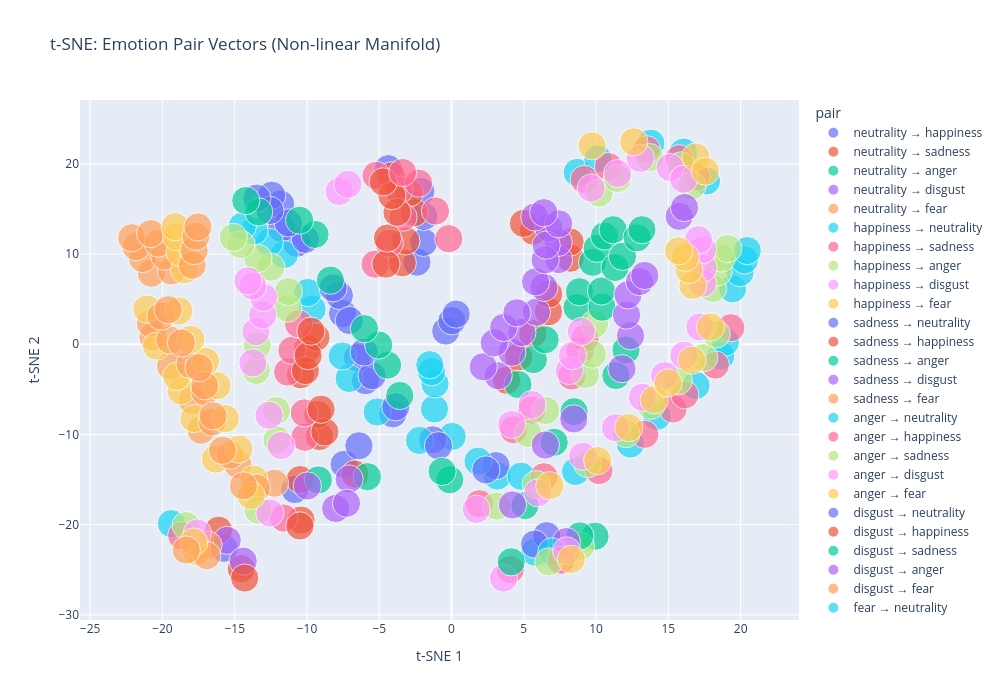

Here is the notebook cell this chart was saved with:
### Markdown cell above
## Section 7: Visualize t-SNE Results

Create interactive t-SNE scatter plots showing non-linear manifold structure.

### Code cell
# t-SNE colored by emotion pair
fig = px.scatter(
    df_vectors,
    x='tsne1',
    y='tsne2',
    color='pair',
    size='mean_magnitude',
    hover_data=['layer', 'pair', 'mean_magnitude'],
    title='t-SNE: Emotion Pair Vectors (Non-linear Manifold)',
    labels={'tsne1': 't-SNE 1', 'tsne2': 't-SNE 2'},
    height=700,
    width=1000
)
fig.show()

### Figure 1 — Plotly figure (JSON) as saved in the notebook; plotly's stock layout.template omitted (floating-point values rounded to 4 significant figures)
{"data": [{"customdata": [[0, "neutrality → happiness", 1.0], [1, "neutrality → happiness", 1.0], [2, "neutrality → happiness", 1.0], [3, "neutrality → happiness", 1.0], [4, "neutrality → happiness", 1.0], [5, "neutrality → happiness", 1.0], [6, "neutrality → happiness", 1.0], [7, "neutrality → happiness", 1.0], [8, "neutrality → happiness", 1.0], [9, "neutrality → happiness", 1.0], [10, "neutrality → happiness", 1.0], [11, "neutrality → happiness", 1]], "hovertemplate": "pair=%{customdata[1]}<br>t-SNE 1=%{x}<br>t-SNE 2=%{y}<br>mean_magnitude=%{customdata[2]}<br>layer=%{customdata[0]}<extra></extra>", "legendgroup": "neutrality → happiness", "marker": {"color": "#636efa", "size": [1.0, 1.0, 1.0, 1.0, 1.0, 1.0, 1.0, 1.0, 1.0, 1.0, 1.0, 1.0], "sizemode": "area", "sizeref": 0.0025, "symbol": "circle"}, "mode": "markers", "name": "neutrality → happiness", "orientation": "v", "showlegend": true, "type": "scatter", "x": [-15.73, -10.84, -7.429, -6.409, -0.4028, 0.02504, 0.3199, -2.393, -1.931, -1.912, -2.122, -4.372], "xaxis": "x", "y": [-22.62, -16.1, -13.3, -11.25, 1.474, 2.6, 3.345, 9.106, 11.3, 14.17, 16.94, 19.47], "yaxis": "y"}, {"customdata": [[0, "neutrality → sadness", 1.0], [1, "neutrality → sadness", 1.0], [2, "neutrality → sadness", 1.0], [3, "neutrality → sadness", 1.0], [4, "neutrality → sadness", 1.0], [5, "neutrality → sadness", 1.0], [6, "neutrality → sadness", 1.0], [7, "neutrality → sadness", 1.0], [8, "neutrality → sadness", 1.0], [9, "neutrality → sadness", 1.0], [10, "neutrality → sadness", 1.0], [11, "neutrality → sadness", 1.0]], "hovertemplate": "pair=%{customdata[1]}<br>t-SNE 1=%{x}<br>t-SNE 2=%{y}<br>mean_magnitude=%{customdata[2]}<br>layer=%{customdata[0]}<extra></extra>", "legendgroup": "neutrality → sadness", "marker": {"color": "#EF553B", "size": [1.0, 1.0, 1.0, 1.0, 1.0, 1.0, 1.0, 1.0, 1.0, 1.0, 1.0, 1.0], "sizemode": "area", "sizeref": 0.0025, "symbol": "circle"}, "mode": "markers", "name": "neutrality → sadness", "orientation": "v", "showlegend": true, "type": "scatter", "x": [-16.12, -10.47, -6.68, 3.809, 4.654, 5.622, 6.709, 6.721, 8.207, 8.202, 5.665, 4.975], "xaxis": "x", "y": [-20.62, -15.0, -14.4, -3.986, -1.397, 1.161, 3.606, 5.568, 9.545, 11.34, 12.55, 13.4], "yaxis": "y"}, {"customdata": [[0, "neutrality → anger", 1.0], [1, "neutrality → anger", 1.0], [2, "neutrality → anger", 1.0], [3, "neutrality → anger", 1.0], [4, "neutrality → anger", 1.0], [5, "neutrality → anger", 1.0], [6, "neutrality → anger", 1.0], [7, "neutrality → anger", 1.0], [8, "neutrality → anger", 1.0], [9, "neutrality → anger", 1.0], [10, "neutrality → anger", 1.0], [11, "neutrality → anger", 1.0]], "hovertemplate": "pair=%{customdata[1]}<br>t-SNE 1=%{x}<br>t-SNE 2=%{y}<br>mean_magnitude=%{customdata[2]}<br>layer=%{customdata[0]}<extra></extra>", "legendgroup": "neutrality → anger", "marker": {"color": "#00cc96", "size": [1.0, 1.0, 1.0, 1.0, 1.0, 1.0, 1.0, 1.0, 1.0, 1.0, 1.0, 1.0], "sizemode": "area", "sizeref": 0.0025, "symbol": "circle"}, "mode": "markers", "name": "neutrality → anger", "orientation": "v", "showlegend": true, "type": "scatter", "x": [9.926, -9.213, -5.819, 4.593, 5.66, 6.472, 8.682, 8.847, 9.758, 10.07, 10.58, 11.18], "xaxis": "x", "y": [-21.28, -15.04, -14.68, -4.45, -1.693, 0.5097, 4.076, 5.825, 9.091, 10.64, 12.0, 12.7], "yaxis": "y"}, {"customdata": [[0, "neutrality → disgust", 1.0], [1, "neutrality → disgust", 1.0], [2, "neutrality → disgust", 1.0], [3, "neutrality → disgust", 1.0], [4, "neutrality → disgust", 1.0], [5, "neutrality → disgust", 1.0], [6, "neutrality → disgust", 1.0], [7, "neutrality → disgust", 1.0], [8, "neutrality → disgust", 1.0], [9, "neutrality → disgust", 1.0], [10, "neutrality → disgust", 1.0], [11, "neutrality → disgust", 1.0]], "hovertemplate": "pair=%{customdata[1]}<br>t-SNE 1=%{x}<br>t-SNE 2=%{y}<br>mean_magnitude=%{customdata[2]}<br>layer=%{customdata[0]}<extra></extra>", "legendgroup": "neutrality → disgust", "marker": {"color": "#ab63fa", "size": [1.0, 1.0, 1.0, 1.0, 1.0, 1.0, 1.0, 1.0, 1.0, 1.0, 1.0, 1.0], "sizemode": "area", "sizeref": 0.0025, "symbol": "circle"}, "mode": "markers", "name": "neutrality → disgust", "orientation": "v", "showlegend": true, "type": "scatter", "x": [-15.52, -9.976, -7.086, 3.225, 4.175, 4.868, 5.874, 6.39, 7.403, 7.375, 6.727, 5.759], "xaxis": "x", "y": [-21.74, -15.71, -14.93, -3.489, -0.8759, 1.306, 3.568, 6.305, 9.393, 11.3, 12.89, 14.11], "yaxis": "y"}, {"customdata": [[0, "neutrality → fear", 1.0], [1, "neutrality → fear", 1.0], [2, "neutrality → fear", 1.0], [3, "neutrality → fear", 1.0], [4, "neutrality → fear", 1.0], [5, "neutrality → fear", 1.0], [6, "neutrality → fear", 1.0], [7, "neutrality → fear", 1.0], [8, "neutrality → fear", 1.0], [9, "neutrality → fear", 1.0], [10, "neutrality → fear", 1.0], [11, "neutrality → fear", 1.0]], "hovertemplate": "pair=%{customdata[1]}<br>t-SNE 1=%{x}<br>t-SNE 2=%{y}<br>mean_magnitude=%{customdata[2]}<br>layer=%{customdata[0]}<extra></extra>", "legendgroup": "neutrality → fear", "marker": {"color": "#FFA15A", "size": [1.0, 1.0, 1.0, 1.0, 1.0, 1.0, 1.0, 1.0, 1.0, 1.0, 1.0, 1.0], "sizemode": "area", "sizeref": 0.0025, "symbol": "circle"}, "mode": "markers", "name": "neutrality → fear", "orientation": "v", "showlegend": true, "type": "scatter", "x": [-16.85, -12.24, -14.78, -17.32, -17.93, -19.44, -20.65, -20.83, -20.77, -21.38, -21.83, -22.12], "xaxis": "x", "y": [-22.27, -15.4, -13.35, -9.528, -6.217, -2.411, 0.8187, 2.33, 7.881, 9.51, 10.82, 11.82], "yaxis": "y"}, {"customdata": [[0, "happiness → neutrality", 1.0], [1, "happiness → neutrality", 1.0], [2, "happiness → neutrality", 1.0], [3, "happiness → neutrality", 1.0], [4, "happiness → neutrality", 1.0], [5, "happiness → neutrality", 1.0], [6, "happiness → neutrality", 1.0], [7, "happiness → neutrality", 1.0], [8, "happiness → neutrality", 1.0], [9, "happiness → neutrality", 1.0], [10, "happiness → neutrality", 1.0], [11, "happiness → neutrality", 1]], "hovertemplate": "pair=%{customdata[1]}<br>t-SNE 1=%{x}<br>t-SNE 2=%{y}<br>mean_magnitude=%{customdata[2]}<br>layer=%{customdata[0]}<extra></extra>", "legendgroup": "happiness → neutrality", "marker": {"color": "#19d3f3", "size": [1.0, 1.0, 1.0, 1.0, 1.0, 1.0, 1.0, 1.0, 1.0, 1.0, 1.0, 1.0], "sizemode": "area", "sizeref": 0.0025, "symbol": "circle"}, "mode": "markers", "name": "happiness → neutrality", "orientation": "v", "showlegend": true, "type": "scatter", "x": [5.779, 3.17, 0.04424, -1.18, -1.14, -1.384, -1.503, 8.695, 10.12, 13.79, 16.04, 17.64], "xaxis": "x", "y": [-23.05, -14.61, -10.22, -7.165, -4.392, -3.046, -2.259, 19.06, 20.55, 22.3, 21.31, 18.11], "yaxis": "y"}, {"customdata": [[0, "happiness → sadness", 1.0], [1, "happiness → sadness", 1.0], [2, "happiness → sadness", 1.0], [3, "happiness → sadness", 1.0], [4, "happiness → sadness", 1.0], [5, "happiness → sadness", 1.0], [6, "happiness → sadness", 1.0], [7, "happiness → sadness", 1.0], [8, "happiness → sadness", 1.0], [9, "happiness → sadness", 1.0], [10, "happiness → sadness", 1.0], [11, "happiness → sadness", 1.0]], "hovertemplate": "pair=%{customdata[1]}<br>t-SNE 1=%{x}<br>t-SNE 2=%{y}<br>mean_magnitude=%{customdata[2]}<br>layer=%{customdata[0]}<extra></extra>", "legendgroup": "happiness → sadness", "marker": {"color": "#FF6692", "size": [1.0, 1.0, 1.0, 1.0, 1.0, 1.0, 1.0, 1.0, 1.0, 1.0, 1.0, 1.0], "sizemode": "area", "sizeref": 0.0025, "symbol": "circle"}, "mode": "markers", "name": "happiness → sadness", "orientation": "v", "showlegend": true, "type": "scatter", "x": [4.067, 1.926, 4.293, 5.548, 8.307, 8.896, 9.241, 9.18, 10.86, 13.49, 15.75, 16.93], "xaxis": "x", "y": [-24.97, -17.67, -9.47, -7.296, -3.509, -0.7867, 0.6443, 18.28, 19.71, 21.57, 20.57, 18.56], "yaxis": "y"}, {"customdata": [[0, "happiness → anger", 1.0], [1, "happiness → anger", 1.0], [2, "happiness → anger", 1.0], [3, "happiness → anger", 1.0], [4, "happiness → anger", 1.0], [5, "happiness → anger", 1.0], [6, "happiness → anger", 1.0], [7, "happiness → anger", 1.0], [8, "happiness → anger", 1.0], [9, "happiness → anger", 1.0], [10, "happiness → anger", 1.0], [11, "happiness → anger", 1.0]], "hovertemplate": "pair=%{customdata[1]}<br>t-SNE 1=%{x}<br>t-SNE 2=%{y}<br>mean_magnitude=%{customdata[2]}<br>layer=%{customdata[0]}<extra></extra>", "legendgroup": "happiness → anger", "marker": {"color": "#B6E880", "size": [1.0, 1.0, 1.0, 1.0, 1.0, 1.0, 1.0, 1.0, 1.0, 1.0, 1.0, 1.0], "sizemode": "area", "sizeref": 0.0025, "symbol": "circle"}, "mode": "markers", "name": "happiness → anger", "orientation": "v", "showlegend": true, "type": "scatter", "x": [8.927, 3.119, 5.278, 6.523, 9.268, 9.747, 9.897, 10.21, 11.47, 13.7, 15.9, 16.63], "xaxis": "x", "y": [-22.39, -17.94, -9.893, -7.342, -3.347, -1.099, 2.253, 16.77, 18.38, 20.71, 19.78, 17.58], "yaxis": "y"}, {"customdata": [[0, "happiness → disgust", 1.0], [1, "happiness → disgust", 1.0], [2, "happiness → disgust", 1.0], [3, "happiness → disgust", 1.0], [4, "happiness → disgust", 1.0], [5, "happiness → disgust", 1.0], [6, "happiness → disgust", 1.0], [7, "happiness → disgust", 1.0], [8, "happiness → disgust", 1.0], [9, "happiness → disgust", 1.0], [10, "happiness → disgust", 1.0], [11, "happiness → disgust", 1]], "hovertemplate": "pair=%{customdata[1]}<br>t-SNE 1=%{x}<br>t-SNE 2=%{y}<br>mean_magnitude=%{customdata[2]}<br>layer=%{customdata[0]}<extra></extra>", "legendgroup": "happiness → disgust", "marker": {"color": "#FF97FF", "size": [1.0, 1.0, 1.0, 1.0, 1.0, 1.0, 1.0, 1.0, 1.0, 1.0, 1.0, 1.0], "sizemode": "area", "sizeref": 0.0025, "symbol": "circle"}, "mode": "markers", "name": "happiness → disgust", "orientation": "v", "showlegend": true, "type": "scatter", "x": [3.597, 1.711, 4.159, 5.574, 8.146, 8.366, 8.979, 9.662, 11.49, 13.06, 15.12, 16.06], "xaxis": "x", "y": [-25.93, -18.3, -8.887, -6.685, -2.909, -1.242, 1.425, 17.31, 18.93, 20.62, 19.6, 18.31], "yaxis": "y"}, {"customdata": [[0, "happiness → fear", 1.0], [1, "happiness → fear", 1.0], [2, "happiness → fear", 1.0], [3, "happiness → fear", 1.0], [4, "happiness → fear", 1.0], [5, "happiness → fear", 1.0], [6, "happiness → fear", 1.0], [7, "happiness → fear", 1.0], [8, "happiness → fear", 1.0], [9, "happiness → fear", 1.0], [10, "happiness → fear", 1], [11, "happiness → fear", 1]], "hovertemplate": "pair=%{customdata[1]}<br>t-SNE 1=%{x}<br>t-SNE 2=%{y}<br>mean_magnitude=%{customdata[2]}<br>layer=%{customdata[0]}<extra></extra>", "legendgroup": "happiness → fear", "marker": {"color": "#FECB52", "size": [1.0, 1.0, 1.0, 1.0, 1.0, 1.0, 1.0, 1.0, 1.0, 1.0, 1.0, 1.0], "sizemode": "area", "sizeref": 0.0025, "symbol": "circle"}, "mode": "markers", "name": "happiness → fear", "orientation": "v", "showlegend": true, "type": "scatter", "x": [-17.64, -13.67, -16.33, -17.82, -18.71, -19.02, -20.41, -21.08, 9.723, 12.61, 16.9, 17.57], "xaxis": "x", "y": [-22.97, -14.94, -12.73, -8.238, -5.18, -3.553, -0.2084, 3.903, 22.0, 22.45, 20.77, 19.19], "yaxis": "y"}, {"customdata": [[0, "sadness → neutrality", 1.0], [1, "sadness → neutrality", 1.0], [2, "sadness → neutrality", 1.0], [3, "sadness → neutrality", 1.0], [4, "sadness → neutrality", 1.0], [5, "sadness → neutrality", 1.0], [6, "sadness → neutrality", 1.0], [7, "sadness → neutrality", 1.0], [8, "sadness → neutrality", 1.0], [9, "sadness → neutrality", 1.0], [10, "sadness → neutrality", 1.0], [11, "sadness → neutrality", 1.0]], "hovertemplate": "pair=%{customdata[1]}<br>t-SNE 1=%{x}<br>t-SNE 2=%{y}<br>mean_magnitude=%{customdata[2]}<br>layer=%{customdata[0]}<extra></extra>", "legendgroup": "sadness → neutrality", "marker": {"color": "#636efa", "size": [1.0, 1.0, 1.0, 1.0, 1.0, 1.0, 1.0, 1.0, 1.0, 1.0, 1.0, 1.0], "sizemode": "area", "sizeref": 0.0025, "symbol": "circle"}, "mode": "markers", "name": "sadness → neutrality", "orientation": "v", "showlegend": true, "type": "scatter", "x": [6.58, 3.07, -1.305, -4.065, -5.953, -6.516, -7.537, -7.756, -10.71, -11.76, -11.82, -12.44], "xaxis": "x", "y": [-21.22, -13.46, -10.6, -7.715, -4.04, -1.492, 3.413, 5.416, 11.2, 12.86, 15.54, 16.52], "yaxis": "y"}, {"customdata": [[0, "sadness → happiness", 1.0], [1, "sadness → happiness", 1.0], [2, "sadness → happiness", 1.0], [3, "sadness → happiness", 1.0], [4, "sadness → happiness", 1.0], [5, "sadness → happiness", 1.0], [6, "sadness → happiness", 1.0], [7, "sadness → happiness", 1.0], [8, "sadness → happiness", 1.0], [9, "sadness → happiness", 1.0], [10, "sadness → happiness", 1.0], [11, "sadness → happiness", 1.0]], "hovertemplate": "pair=%{customdata[1]}<br>t-SNE 1=%{x}<br>t-SNE 2=%{y}<br>mean_magnitude=%{customdata[2]}<br>layer=%{customdata[0]}<extra></extra>", "legendgroup": "sadness → happiness", "marker": {"color": "#EF553B", "size": [1.0, 1.0, 1.0, 1.0, 1.0, 1.0, 1.0, 1.0, 1.0, 1.0, 1.0, 1.0], "sizemode": "area", "sizeref": 0.0025, "symbol": "circle"}, "mode": "markers", "name": "sadness → happiness", "orientation": "v", "showlegend": true, "type": "scatter", "x": [-14.55, -10.41, -9.138, -9.263, -10.45, -9.985, -9.376, -3.407, -3.157, -2.576, -2.913, -4.158], "xaxis": "x", "y": [-24.88, -19.49, -10.23, -7.783, -3.383, -0.5143, 0.777, 9.039, 11.47, 14.59, 16.8, 18.67], "yaxis": "y"}, {"customdata": [[0, "sadness → anger", 1.0], [1, "sadness → anger", 1.0], [2, "sadness → anger", 1.0], [3, "sadness → anger", 1.0], [4, "sadness → anger", 1.0], [5, "sadness → anger", 1.0], [6, "sadness → anger", 1.0], [7, "sadness → anger", 1.0], [8, "sadness → anger", 1.0], [9, "sadness → anger", 1.0], [10, "sadness → anger", 1.0], [11, "sadness → anger", 1.0]], "hovertemplate": "pair=%{customdata[1]}<br>t-SNE 1=%{x}<br>t-SNE 2=%{y}<br>mean_magnitude=%{customdata[2]}<br>layer=%{customdata[0]}<extra></extra>", "legendgroup": "sadness → anger", "marker": {"color": "#00cc96", "size": [1.0, 1.0, 1.0, 1.0, 1.0, 1.0, 1.0, 1.0, 1.0, 1.0, 1.0, 1.0], "sizemode": "area", "sizeref": 0.0025, "symbol": "circle"}, "mode": "markers", "name": "sadness → anger", "orientation": "v", "showlegend": true, "type": "scatter", "x": [8.872, 5.08, 7.1, 8.478, 11.37, 12.07, 10.41, 10.38, 11.31, 11.83, 12.83, 13.17], "xaxis": "x", "y": [-21.25, -17.87, -10.87, -7.474, -3.457, -0.6283, 4.112, 5.914, 8.513, 9.757, 11.8, 12.7], "yaxis": "y"}, {"customdata": [[0, "sadness → disgust", 1.0], [1, "sadness → disgust", 1.0], [2, "sadness → disgust", 1.0], [3, "sadness → disgust", 1.0], [4, "sadness → disgust", 1.0], [5, "sadness → disgust", 1.0], [6, "sadness → disgust", 1.0], [7, "sadness → disgust", 1.0], [8, "sadness → disgust", 1.0], [9, "sadness → disgust", 1.0], [10, "sadness → disgust", 1.0], [11, "sadness → disgust", 1.0]], "hovertemplate": "pair=%{customdata[1]}<br>t-SNE 1=%{x}<br>t-SNE 2=%{y}<br>mean_magnitude=%{customdata[2]}<br>layer=%{customdata[0]}<extra></extra>", "legendgroup": "sadness → disgust", "marker": {"color": "#ab63fa", "size": [1.0, 1.0, 1.0, 1.0, 1.0, 1.0, 1.0, 1.0, 1.0, 1.0, 1.0, 1.0], "sizemode": "area", "sizeref": 0.0025, "symbol": "circle"}, "mode": "markers", "name": "sadness → disgust", "orientation": "v", "showlegend": true, "type": "scatter", "x": [-14.41, -8.017, -7.265, 2.193, 2.952, 3.603, 4.521, 5.815, 6.476, 6.548, 7.416, 6.382], "xaxis": "x", "y": [-24.04, -18.21, -17.63, -2.498, 0.149, 1.868, 3.489, 6.926, 9.361, 10.99, 13.36, 14.59], "yaxis": "y"}, {"customdata": [[0, "sadness → fear", 1.0], [1, "sadness → fear", 1.0], [2, "sadness → fear", 1.0], [3, "sadness → fear", 1.0], [4, "sadness → fear", 1.0], [5, "sadness → fear", 1.0], [6, "sadness → fear", 1.0], [7, "sadness → fear", 1.0], [8, "sadness → fear", 1.0], [9, "sadness → fear", 1.0], [10, "sadness → fear", 1.0], [11, "sadness → fear", 1.0]], "hovertemplate": "pair=%{customdata[1]}<br>t-SNE 1=%{x}<br>t-SNE 2=%{y}<br>mean_magnitude=%{customdata[2]}<br>layer=%{customdata[0]}<extra></extra>", "legendgroup": "sadness → fear", "marker": {"color": "#FFA15A", "size": [1.0, 1.0, 1.0, 1.0, 1.0, 1.0, 1.0, 1.0, 1.0, 1.0, 1.0, 1.0], "sizemode": "area", "sizeref": 0.0025, "symbol": "circle"}, "mode": "markers", "name": "sadness → fear", "orientation": "v", "showlegend": true, "type": "scatter", "x": [-16.93, -13.5, -15.32, -16.57, -17.08, -18.09, -19.49, -20.1, -19.38, -19.84, -20.29, -20.81], "xaxis": "x", "y": [-23.43, -15.94, -12.29, -8.616, -5.233, -2.208, 0.4865, 3.122, 8.128, 9.773, 11.22, 12.28], "yaxis": "y"}, {"customdata": [[0, "anger → neutrality", 1.0], [1, "anger → neutrality", 1.0], [2, "anger → neutrality", 1.0], [3, "anger → neutrality", 1.0], [4, "anger → neutrality", 1.0], [5, "anger → neutrality", 1.0], [6, "anger → neutrality", 1.0], [7, "anger → neutrality", 1.0], [8, "anger → neutrality", 1.0], [9, "anger → neutrality", 1.0], [10, "anger → neutrality", 1.0], [11, "anger → neutrality", 1.0]], "hovertemplate": "pair=%{customdata[1]}<br>t-SNE 1=%{x}<br>t-SNE 2=%{y}<br>mean_magnitude=%{customdata[2]}<br>layer=%{customdata[0]}<extra></extra>", "legendgroup": "anger → neutrality", "marker": {"color": "#19d3f3", "size": [1.0, 1.0, 1.0, 1.0, 1.0, 1.0, 1.0, 1.0, 1.0, 1.0, 1.0, 1.0], "sizemode": "area", "sizeref": 0.0025, "symbol": "circle"}, "mode": "markers", "name": "anger → neutrality", "orientation": "v", "showlegend": true, "type": "scatter", "x": [-19.38, 1.83, -2.219, -5.144, -7.084, -7.565, -9.645, -9.95, -11.57, -12.61, -13.66, -14.47], "xaxis": "x", "y": [-19.88, -12.96, -10.66, -7.504, -3.785, -1.297, 3.902, 5.747, 9.957, 11.3, 12.58, 13.09], "yaxis": "y"}, {"customdata": [[0, "anger → happiness", 1.0], [1, "anger → happiness", 1.0], [2, "anger → happiness", 1.0], [3, "anger → happiness", 1.0], [4, "anger → happiness", 1.0], [5, "anger → happiness", 1.0], [6, "anger → happiness", 1.0], [7, "anger → happiness", 1.0], [8, "anger → happiness", 1.0], [9, "anger → happiness", 1.0], [10, "anger → happiness", 1.0], [11, "anger → happiness", 1.0]], "hovertemplate": "pair=%{customdata[1]}<br>t-SNE 1=%{x}<br>t-SNE 2=%{y}<br>mean_magnitude=%{customdata[2]}<br>layer=%{customdata[0]}<extra></extra>", "legendgroup": "anger → happiness", "marker": {"color": "#FF6692", "size": [1.0, 1.0, 1.0, 1.0, 1.0, 1.0, 1.0, 1.0, 1.0, 1.0, 1.0, 1.0], "sizemode": "area", "sizeref": 0.0025, "symbol": "circle"}, "mode": "markers", "name": "anger → happiness", "orientation": "v", "showlegend": true, "type": "scatter", "x": [-18.67, -11.61, -10.15, -10.19, -11.34, -11.04, -10.58, -5.288, -4.307, -3.357, -3.634, -5.219], "xaxis": "x", "y": [-21.22, -19.26, -10.3, -7.606, -3.077, -0.663, 2.256, 8.882, 11.2, 14.09, 17.1, 18.72], "yaxis": "y"}, {"customdata": [[0, "anger → sadness", 1.0], [1, "anger → sadness", 1.0], [2, "anger → sadness", 1.0], [3, "anger → sadness", 1.0], [4, "anger → sadness", 1.0], [5, "anger → sadness", 1.0], [6, "anger → sadness", 1.0], [7, "anger → sadness", 1.0], [8, "anger → sadness", 1.0], [9, "anger → sadness", 1.0], [10, "anger → sadness", 1.0], [11, "anger → sadness", 1.0]], "hovertemplate": "pair=%{customdata[1]}<br>t-SNE 1=%{x}<br>t-SNE 2=%{y}<br>mean_magnitude=%{customdata[2]}<br>layer=%{customdata[0]}<extra></extra>", "legendgroup": "anger → sadness", "marker": {"color": "#B6E880", "size": [1.0, 1.0, 1.0, 1.0, 1.0, 1.0, 1.0, 1.0, 1.0, 1.0, 1.0, 1.0], "sizemode": "area", "sizeref": 0.0025, "symbol": "circle"}, "mode": "markers", "name": "anger → sadness", "orientation": "v", "showlegend": true, "type": "scatter", "x": [-18.36, -13.39, -12.08, -12.12, -13.51, -13.44, -11.33, -11.29, -12.49, -13.4, -14.57, -15.1], "xaxis": "x", "y": [-20.11, -18.38, -10.61, -7.345, -2.9, -0.1146, 4.001, 5.841, 8.545, 9.511, 11.06, 11.86], "yaxis": "y"}, {"customdata": [[0, "anger → disgust", 1.0], [1, "anger → disgust", 1.0], [2, "anger → disgust", 1.0], [3, "anger → disgust", 1.0], [4, "anger → disgust", 1.0], [5, "anger → disgust", 1.0], [6, "anger → disgust", 1.0], [7, "anger → disgust", 1.0], [8, "anger → disgust", 1.0], [9, "anger → disgust", 1.0], [10, "anger → disgust", 1.0], [11, "anger → disgust", 1.0]], "hovertemplate": "pair=%{customdata[1]}<br>t-SNE 1=%{x}<br>t-SNE 2=%{y}<br>mean_magnitude=%{customdata[2]}<br>layer=%{customdata[0]}<extra></extra>", "legendgroup": "anger → disgust", "marker": {"color": "#FF97FF", "size": [1.0, 1.0, 1.0, 1.0, 1.0, 1.0, 1.0, 1.0, 1.0, 1.0, 1.0, 1.0], "sizemode": "area", "sizeref": 0.0025, "symbol": "circle"}, "mode": "markers", "name": "anger → disgust", "orientation": "v", "showlegend": true, "type": "scatter", "x": [-17.58, -12.57, -11.79, -12.62, -13.74, -13.53, -13.06, -13.0, -13.75, -14.08, -7.775, -7.171], "xaxis": "x", "y": [-20.94, -18.7, -11.22, -7.875, -2.067, 1.399, 3.259, 5.202, 6.453, 7.022, 16.94, 17.74], "yaxis": "y"}, {"customdata": [[0, "anger → fear", 1.0], [1, "anger → fear", 1.0], [2, "anger → fear", 1.0], [3, "anger → fear", 1.0], [4, "anger → fear", 1.0], [5, "anger → fear", 1.0], [6, "anger → fear", 1.0], [7, "anger → fear", 1.0], [8, "anger → fear", 1.0], [9, "anger → fear", 1.0], [10, "anger → fear", 1.0], [11, "anger → fear", 1.0]], "hovertemplate": "pair=%{customdata[1]}<br>t-SNE 1=%{x}<br>t-SNE 2=%{y}<br>mean_magnitude=%{customdata[2]}<br>layer=%{customdata[0]}<extra></extra>", "legendgroup": "anger → fear", "marker": {"color": "#FECB52", "size": [1.0, 1.0, 1.0, 1.0, 1.0, 1.0, 1.0, 1.0, 1.0, 1.0, 1.0, 1.0], "sizemode": "area", "sizeref": 0.0025, "symbol": "circle"}, "mode": "markers", "name": "anger → fear", "orientation": "v", "showlegend": true, "type": "scatter", "x": [-17.84, -13.87, -14.71, -15.65, -16.22, -17.01, -18.04, -18.86, -18.47, -18.78, -19.02, -19.12], "xaxis": "x", "y": [-21.93, -16.75, -11.62, -8.244, -4.593, -1.891, 0.5469, 3.692, 8.263, 10.2, 11.93, 13.03], "yaxis": "y"}, {"customdata": [[0, "disgust → neutrality", 1.0], [1, "disgust → neutrality", 1.0], [2, "disgust → neutrality", 1.0], [3, "disgust → neutrality", 1.0], [4, "disgust → neutrality", 1.0], [5, "disgust → neutrality", 1.0], [6, "disgust → neutrality", 1.0], [7, "disgust → neutrality", 1.0], [8, "disgust → neutrality", 1.0], [9, "disgust → neutrality", 1.0], [10, "disgust → neutrality", 1.0], [11, "disgust → neutrality", 1.0]], "hovertemplate": "pair=%{customdata[1]}<br>t-SNE 1=%{x}<br>t-SNE 2=%{y}<br>mean_magnitude=%{customdata[2]}<br>layer=%{customdata[0]}<extra></extra>", "legendgroup": "disgust → neutrality", "marker": {"color": "#636efa", "size": [1.0, 1.0, 1.0, 1.0, 1.0, 1.0, 1.0, 1.0, 1.0, 1.0, 1.0, 1.0], "sizemode": "area", "sizeref": 0.0025, "symbol": "circle"}, "mode": "markers", "name": "disgust → neutrality", "orientation": "v", "showlegend": true, "type": "scatter", "x": [5.75, 2.379, -0.9006, -3.854, -5.492, -6.048, -7.07, -8.192, -10.11, -11.3, -12.57, -13.47], "xaxis": "x", "y": [-22.15, -13.93, -11.24, -6.927, -3.483, -0.8592, 2.636, 6.254, 11.64, 13.46, 14.84, 16.2], "yaxis": "y"}, {"customdata": [[0, "disgust → happiness", 1.0], [1, "disgust → happiness", 1.0], [2, "disgust → happiness", 1.0], [3, "disgust → happiness", 1.0], [4, "disgust → happiness", 1.0], [5, "disgust → happiness", 1.0], [6, "disgust → happiness", 1.0], [7, "disgust → happiness", 1.0], [8, "disgust → happiness", 1.0], [9, "disgust → happiness", 1.0], [10, "disgust → happiness", 1.0], [11, "disgust → happiness", 1]], "hovertemplate": "pair=%{customdata[1]}<br>t-SNE 1=%{x}<br>t-SNE 2=%{y}<br>mean_magnitude=%{customdata[2]}<br>layer=%{customdata[0]}<extra></extra>", "legendgroup": "disgust → happiness", "marker": {"color": "#EF553B", "size": [1.0, 1.0, 1.0, 1.0, 1.0, 1.0, 1.0, 1.0, 1.0, 1.0, 1.0, 1.0], "sizemode": "area", "sizeref": 0.0025, "symbol": "circle"}, "mode": "markers", "name": "disgust → happiness", "orientation": "v", "showlegend": true, "type": "scatter", "x": [-14.31, -10.49, -8.763, -9.025, -10.11, -9.922, -9.728, -4.534, -4.435, -3.77, -4.123, -4.725], "xaxis": "x", "y": [-25.92, -20.14, -9.722, -7.201, -2.923, -1.252, 1.456, 8.896, 11.78, 14.63, 16.48, 18.01], "yaxis": "y"}, {"customdata": [[0, "disgust → sadness", 1.0], [1, "disgust → sadness", 1.0], [2, "disgust → sadness", 1.0], [3, "disgust → sadness", 1.0], [4, "disgust → sadness", 1.0], [5, "disgust → sadness", 1.0], [6, "disgust → sadness", 1.0], [7, "disgust → sadness", 1.0], [8, "disgust → sadness", 1.0], [9, "disgust → sadness", 1.0], [10, "disgust → sadness", 1.0], [11, "disgust → sadness", 1.0]], "hovertemplate": "pair=%{customdata[1]}<br>t-SNE 1=%{x}<br>t-SNE 2=%{y}<br>mean_magnitude=%{customdata[2]}<br>layer=%{customdata[0]}<extra></extra>", "legendgroup": "disgust → sadness", "marker": {"color": "#00cc96", "size": [1.0, 1.0, 1.0, 1.0, 1.0, 1.0, 1.0, 1.0, 1.0, 1.0, 1.0, 1.0], "sizemode": "area", "sizeref": 0.0025, "symbol": "circle"}, "mode": "markers", "name": "disgust → sadness", "orientation": "v", "showlegend": true, "type": "scatter", "x": [4.13, -0.1239, -0.6531, -3.583, -4.425, -5.037, -6.027, -8.381, -9.446, -10.51, -13.34, -14.23], "xaxis": "x", "y": [-24.12, -15.02, -14.09, -5.678, -2.31, -0.0822, 1.732, 7.11, 12.18, 13.75, 14.68, 15.94], "yaxis": "y"}, {"customdata": [[0, "disgust → anger", 1.0], [1, "disgust → anger", 1.0], [2, "disgust → anger", 1.0], [3, "disgust → anger", 1.0], [4, "disgust → anger", 1.0], [5, "disgust → anger", 1.0], [6, "disgust → anger", 1.0], [7, "disgust → anger", 1.0], [8, "disgust → anger", 1.0], [9, "disgust → anger", 1.0], [10, "disgust → anger", 1.0], [11, "disgust → anger", 1.0]], "hovertemplate": "pair=%{customdata[1]}<br>t-SNE 1=%{x}<br>t-SNE 2=%{y}<br>mean_magnitude=%{customdata[2]}<br>layer=%{customdata[0]}<extra></extra>", "legendgroup": "disgust → anger", "marker": {"color": "#ab63fa", "size": [1.0, 1.0, 1.0, 1.0, 1.0, 1.0, 1.0, 1.0, 1.0, 1.0, 1.0, 1.0], "sizemode": "area", "sizeref": 0.0025, "symbol": "circle"}, "mode": "markers", "name": "disgust → anger", "orientation": "v", "showlegend": true, "type": "scatter", "x": [7.938, 4.216, 6.489, 8.455, 11.79, 12.38, 12.11, 12.2, 13.01, 13.36, 15.75, 16.12], "xaxis": "x", "y": [-21.88, -17.81, -11.17, -8.271, -2.705, 0.95, 3.241, 5.483, 6.951, 7.625, 14.18, 15.16], "yaxis": "y"}, {"customdata": [[0, "disgust → fear", 1.0], [1, "disgust → fear", 1.0], [2, "disgust → fear", 1.0], [3, "disgust → fear", 1.0], [4, "disgust → fear", 1.0], [5, "disgust → fear", 1.0], [6, "disgust → fear", 1.0], [7, "disgust → fear", 1.0], [8, "disgust → fear", 1.0], [9, "disgust → fear", 1.0], [10, "disgust → fear", 1], [11, "disgust → fear", 1.0]], "hovertemplate": "pair=%{customdata[1]}<br>t-SNE 1=%{x}<br>t-SNE 2=%{y}<br>mean_magnitude=%{customdata[2]}<br>layer=%{customdata[0]}<extra></extra>", "legendgroup": "disgust → fear", "marker": {"color": "#FFA15A", "size": [1.0, 1.0, 1.0, 1.0, 1.0, 1.0, 1.0, 1.0, 1.0, 1.0, 1.0, 1.0], "sizemode": "area", "sizeref": 0.0025, "symbol": "circle"}, "mode": "markers", "name": "disgust → fear", "orientation": "v", "showlegend": true, "type": "scatter", "x": [-18.35, -14.4, -15.84, -16.49, -17.07, -17.47, -18.68, -19.61, -17.94, -17.81, -17.68, -17.54], "xaxis": "x", "y": [-22.81, -15.7, -11.75, -7.939, -4.594, -2.587, 0.1547, 3.832, 8.766, 10.39, 11.97, 13.01], "yaxis": "y"}, {"customdata": [[0, "fear → neutrality", 1.0], [1, "fear → neutrality", 1.0], [2, "fear → neutrality", 1.0], [3, "fear → neutrality", 1.0], [4, "fear → neutrality", 1.0], [5, "fear → neutrality", 1.0], [6, "fear → neutrality", 1.0], [7, "fear → neutrality", 1.0], [8, "fear → neutrality", 1.0], [9, "fear → neutrality", 1.0], [10, "fear → neutrality", 1.0], [11, "fear → neutrality", 1.0]], "hovertemplate": "pair=%{customdata[1]}<br>t-SNE 1=%{x}<br>t-SNE 2=%{y}<br>mean_magnitude=%{customdata[2]}<br>layer=%{customdata[0]}<extra></extra>", "legendgroup": "fear → neutrality", "marker": {"color": "#19d3f3", "size": [1.0, 1.0, 1.0, 1.0, 1.0, 1.0, 1.0, 1.0, 1.0, 1.0, 1.0, 1.0], "sizemode": "area", "sizeref": 0.0025, "symbol": "circle"}, "mode": "markers", "name": "fear → neutrality", "orientation": "v", "showlegend": true, "type": "scatter", "x": [6.944, 4.809, 8.582, 12.37, 14.22, 16.91, 18.63, 18.95, 19.44, 19.95, 20.27, 20.46], "xaxis": "x", "y": [-23.02, -14.62, -14.1, -11.06, -7.989, -4.568, -1.281, 0.2418, 6.144, 7.95, 9.35, 10.38], "yaxis": "y"}, {"customdata": [[0, "fear → happiness", 1.0], [1, "fear → happiness", 1.0], [2, "fear → happiness", 1.0], [3, "fear → happiness", 1.0], [4, "fear → happiness", 1.0], [5, "fear → happiness", 1.0], [6, "fear → happiness", 1.0], [7, "fear → happiness", 1.0], [8, "fear → happiness", 1.0], [9, "fear → happiness", 1.0], [10, "fear → happiness", 1], [11, "fear → happiness", 1]], "hovertemplate": "pair=%{customdata[1]}<br>t-SNE 1=%{x}<br>t-SNE 2=%{y}<br>mean_magnitude=%{customdata[2]}<br>layer=%{customdata[0]}<extra></extra>", "legendgroup": "fear → happiness", "marker": {"color": "#FF6692", "size": [1.0, 1.0, 1.0, 1.0, 1.0, 1.0, 1.0, 1.0, 1.0, 1.0, 1.0, 1.0], "sizemode": "area", "sizeref": 0.0025, "symbol": "circle"}, "mode": "markers", "name": "fear → happiness", "orientation": "v", "showlegend": true, "type": "scatter", "x": [7.56, 6.398, 10.2, 13.37, 15.32, 16.14, 18.25, 19.32, -0.1908, -1.109, -2.275, -3.381], "xaxis": "x", "y": [-23.94, -14.69, -14.0, -9.985, -7.175, -5.603, -2.304, 1.835, 11.7, 14.78, 17.86, 19.05], "yaxis": "y"}, {"customdata": [[0, "fear → sadness", 1.0], [1, "fear → sadness", 1.0], [2, "fear → sadness", 1.0], [3, "fear → sadness", 1.0], [4, "fear → sadness", 1.0], [5, "fear → sadness", 1.0], [6, "fear → sadness", 1.0], [7, "fear → sadness", 1.0], [8, "fear → sadness", 1.0], [9, "fear → sadness", 1.0], [10, "fear → sadness", 1.0], [11, "fear → sadness", 1.0]], "hovertemplate": "pair=%{customdata[1]}<br>t-SNE 1=%{x}<br>t-SNE 2=%{y}<br>mean_magnitude=%{customdata[2]}<br>layer=%{customdata[0]}<extra></extra>", "legendgroup": "fear → sadness", "marker": {"color": "#B6E880", "size": [1.0, 1.0, 1.0, 1.0, 1.0, 1.0, 1.0, 1.0, 1.0, 1.0, 1.0, 1.0], "sizemode": "area", "sizeref": 0.0025, "symbol": "circle"}, "mode": "markers", "name": "fear → sadness", "orientation": "v", "showlegend": true, "type": "scatter", "x": [6.73, 5.857, 9.416, 12.07, 13.79, 15.69, 17.45, 18.31, 18.06, 18.45, 18.66, 19.11], "xaxis": "x", "y": [-24.12, -15.56, -13.23, -9.905, -6.759, -4.044, -1.479, 1.131, 6.184, 8.054, 9.567, 10.61], "yaxis": "y"}, {"customdata": [[0, "fear → anger", 1.0], [1, "fear → anger", 1.0], [2, "fear → anger", 1.0], [3, "fear → anger", 1.0], [4, "fear → anger", 1.0], [5, "fear → anger", 1.0], [6, "fear → anger", 1.0], [7, "fear → anger", 1.0], [8, "fear → anger", 1.0], [9, "fear → anger", 1.0], [10, "fear → anger", 1.0], [11, "fear → anger", 1.0]], "hovertemplate": "pair=%{customdata[1]}<br>t-SNE 1=%{x}<br>t-SNE 2=%{y}<br>mean_magnitude=%{customdata[2]}<br>layer=%{customdata[0]}<extra></extra>", "legendgroup": "fear → anger", "marker": {"color": "#FF97FF", "size": [1.0, 1.0, 1.0, 1.0, 1.0, 1.0, 1.0, 1.0, 1.0, 1.0, 1.0, 1.0], "sizemode": "area", "sizeref": 0.0025, "symbol": "circle"}, "mode": "markers", "name": "fear → anger", "orientation": "v", "showlegend": true, "type": "scatter", "x": [7.966, 5.976, 9.075, 11.34, 13.21, 14.74, 16.08, 17.18, 17.36, 17.4, 17.37, 17.09], "xaxis": "x", "y": [-22.91, -16.47, -12.42, -9.259, -5.874, -3.472, -1.221, 1.918, 6.775, 8.459, 10.5, 11.59], "yaxis": "y"}, {"customdata": [[0, "fear → disgust", 1.0], [1, "fear → disgust", 1.0], [2, "fear → disgust", 1.0], [3, "fear → disgust", 1.0], [4, "fear → disgust", 1.0], [5, "fear → disgust", 1.0], [6, "fear → disgust", 1.0], [7, "fear → disgust", 1.0], [8, "fear → disgust", 1.0], [9, "fear → disgust", 1.0], [10, "fear → disgust", 1], [11, "fear → disgust", 1.0]], "hovertemplate": "pair=%{customdata[1]}<br>t-SNE 1=%{x}<br>t-SNE 2=%{y}<br>mean_magnitude=%{customdata[2]}<br>layer=%{customdata[0]}<extra></extra>", "legendgroup": "fear → disgust", "marker": {"color": "#FECB52", "size": [1.0, 1.0, 1.0, 1.0, 1.0, 1.0, 1.0, 1.0, 1.0, 1.0, 1.0, 1.0], "sizemode": "area", "sizeref": 0.0025, "symbol": "circle"}, "mode": "markers", "name": "fear → disgust", "orientation": "v", "showlegend": true, "type": "scatter", "x": [8.287, 6.799, 10.11, 12.26, 14.02, 14.99, 16.62, 17.92, 16.7, 16.43, 16.17, 15.71], "xaxis": "x", "y": [-23.84, -15.67, -12.89, -9.236, -6.152, -4.276, -1.76, 1.917, 6.518, 8.283, 9.643, 10.36], "yaxis": "y"}], "layout": {"height": 700, "legend": {"itemsizing": "constant", "title": {"text": "pair"}, "tracegroupgap": 0}, "title": {"text": "t-SNE: Emotion Pair Vectors (Non-linear Manifold)"}, "width": 1000, "xaxis": {"anchor": "y", "domain": [0, 1], "title": {"text": "t-SNE 1"}}, "yaxis": {"anchor": "x", "domain": [0, 1], "title": {"text": "t-SNE 2"}}}}
